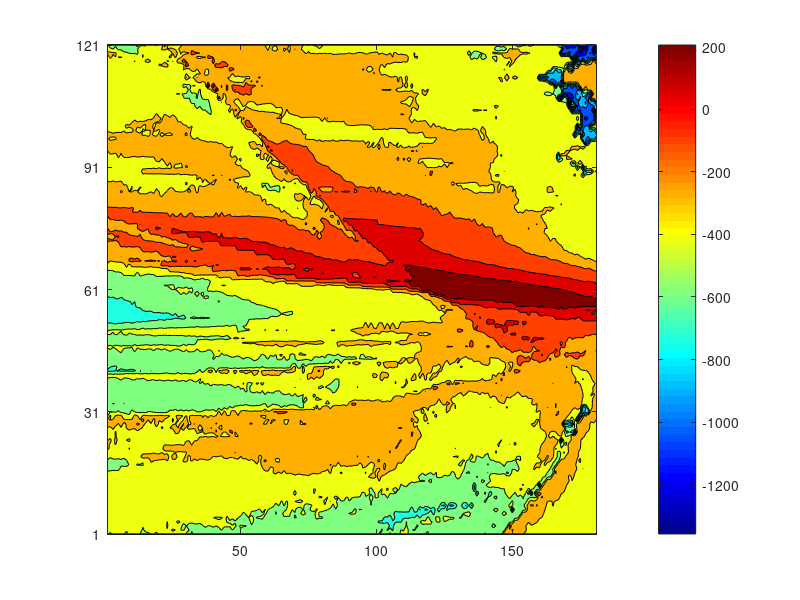

Recreate this plot in MATLAB. (Note: this script raises an error after producing the figure.)
clc; clear;

%% load
% load U_traj_fine_True_0.3_45x45x158x158x115x115x0x0_05_21901_.mat
% load U_traj_fine_True_0.3_45x45x32x32x116x58x0x0_05_21901_.mat
% load U_traj_fine_True_0.3_45x45x159x159x85x85x45x0_05_21901_.mat
load U_traj_fine_True_0.3_15x15x169x169x119x119x90x0_05_21901_.mat

load U_traj_fine_False_0.5_roll.mat

U_map_curve = U_map;
Rot_vec_curve = Rot_vec;
Tf_orientation_curve = Tf_orientation;

clear max min Motion_lambda param_coefficient U_map Rot_vec Tf_orientation;

% load U_traj_fine_False_0.3_serp.mat
% load U_traj_fine_False_0.5_serp.mat
% load U_traj_fine_False_0.7_serp.mat
% load U_traj_fine_False_0.9_serp.mat

% load U_traj_fine_False_0.3_slit.mat
% load U_traj_fine_False_0.5_slit.mat
% load U_traj_fine_False_0.7_slit.mat
% load U_traj_fine_False_0.9_slit.mat

% load U_traj_fine_False_0.3_side.mat
% load U_traj_fine_False_0.5_side.mat
% load U_traj_fine_False_0.7_side.mat
% load U_traj_fine_False_0.9_side.mat

% load U_traj_fine_False_0.3_roll.mat
% load U_traj_fine_False_0.5_roll.mat
% load U_traj_fine_False_0.7_roll.mat
load U_traj_fine_False_0.9_roll.mat

U_map_mat = U_map;
Rot_vec_mat = Rot_vec;
Tf_orientation_mat = Tf_orientation;

clear max min Motion_lambda param_coefficient U_map Rot_vec Tf_orientation;

U_map_curve = transpose(U_map_curve);
U_map_mat = transpose(U_map_mat);

Tf_orientation_curve = transpose(Tf_orientation_curve);
Tf_orientation_mat = transpose(Tf_orientation_mat);
%%
U_map_mat = squeeze(U_map_mat);
U_map_curve = squeeze(U_map_curve);

% U_map_mat = max(U_map_mat, -1000);
% U_map_curve = max(U_map_curve, -1000);
% % 
% U_map_mat = min(U_map_mat, 900);
% U_map_curve = min(U_map_curve, 900);

% fixed_c_axis = [100 900];

%% 끝점 방위 값 연동
U_map_curve = U_map_curve - 500 * abs(Tf_orientation_curve);
U_map_mat = U_map_mat - 500 * abs(Tf_orientation_mat);

%%
figure; hAxes = gca;
contourf(U_map_curve);

pbaspect([1 1 0.8]);

colormap jet;
colorbar;

yticks(1:30:181);
yticklabels(["0","30","60","90","120","150","180"]);
a = get(gca,'YTickLabel');  
set(gca,'YTickLabel',a,'fontsize',11,'FontWeight','bold')

xticks(1:30:181);
xticklabels(["0","30","60","90","120","150","180"]);
a = get(gca,'XTickLabel');  
set(gca,'XTickLabel',a,'fontsize',11,'FontWeight','bold')

xline(31,LineWidth=1,LineStyle="--",Color=[0.8 0.8 0.8]);
xline(61,LineWidth=1,LineStyle="--",Color=[0.8 0.8 0.8]);
xline(91,LineWidth=1,LineStyle="--",Color=[0.8 0.8 0.8]);
xline(121,LineWidth=1,LineStyle="--",Color=[0.8 0.8 0.8]);
xline(151,LineWidth=1,LineStyle="--",Color=[0.8 0.8 0.8]);

yline(31,LineWidth=1,LineStyle="--",Color=[0.8 0.8 0.8]);
yline(61,LineWidth=1,LineStyle="--",Color=[0.8 0.8 0.8]);
yline(91,LineWidth=1,LineStyle="--",Color=[0.8 0.8 0.8]);

xlabel("Spatial parameter (degree)","FontSize",13,"FontName","arial","FontWeight","bold");
ylabel("Temporal parameter (rad)","FontSize",13,"FontName","arial","FontWeight","bold");
% clim(fixed_c_axis);

%%
figure; hAxes = gca;
contourf(U_map_mat);

pbaspect([1 1 0.8]);

colormap jet;
colorbar;

yticks(1:30:181);
yticklabels(["0","30","60","90","120","150","180"]);
a = get(gca,'YTickLabel');  
set(gca,'YTickLabel',a,'fontsize',11,'FontWeight','bold')

xticks(1:30:181);
xticklabels(["0","30","60","90","120","150","180"]);
a = get(gca,'XTickLabel');  
set(gca,'XTickLabel',a,'fontsize',11,'FontWeight','bold')

xline(31,LineWidth=1,LineStyle="--",Color=[0.8 0.8 0.8]);
xline(61,LineWidth=1,LineStyle="--",Color=[0.8 0.8 0.8]);
xline(91,LineWidth=1,LineStyle="--",Color=[0.8 0.8 0.8]);
xline(121,LineWidth=1,LineStyle="--",Color=[0.8 0.8 0.8]);
xline(151,LineWidth=1,LineStyle="--",Color=[0.8 0.8 0.8]);

yline(31,LineWidth=1,LineStyle="--",Color=[0.8 0.8 0.8]);
yline(61,LineWidth=1,LineStyle="--",Color=[0.8 0.8 0.8]);
yline(91,LineWidth=1,LineStyle="--",Color=[0.8 0.8 0.8]);

xlabel("Spatial parameter (degree)","FontSize",13,"FontName","arial","FontWeight","bold");
ylabel("Temporal parameter (rad)","FontSize",13,"FontName","arial","FontWeight","bold");
% clim(fixed_c_axis);

%%
% %%
% figure;
% contourf(rad2deg(Rot_vec_curve(:,:,3)))
% 
% %%
% figure
% contourf(rad2deg(Rot_vec_mat(:,:,3)))
% 
%% 상관계수 비교

norm_U_mat = normalize(U_map_mat);
norm_U_curve = normalize(U_map_curve);
% 
corr2(norm_U_mat, norm_U_curve)
bhattacharyyaDistance(norm_U_mat, norm_U_curve)
% 
% %% 종료 머리 오리엔테이션
% figure;
% contourf(rad2deg(Tf_orientation_curve));
% 
% %%
% figure;
% contourf(rad2deg(Tf_orientation_mat));